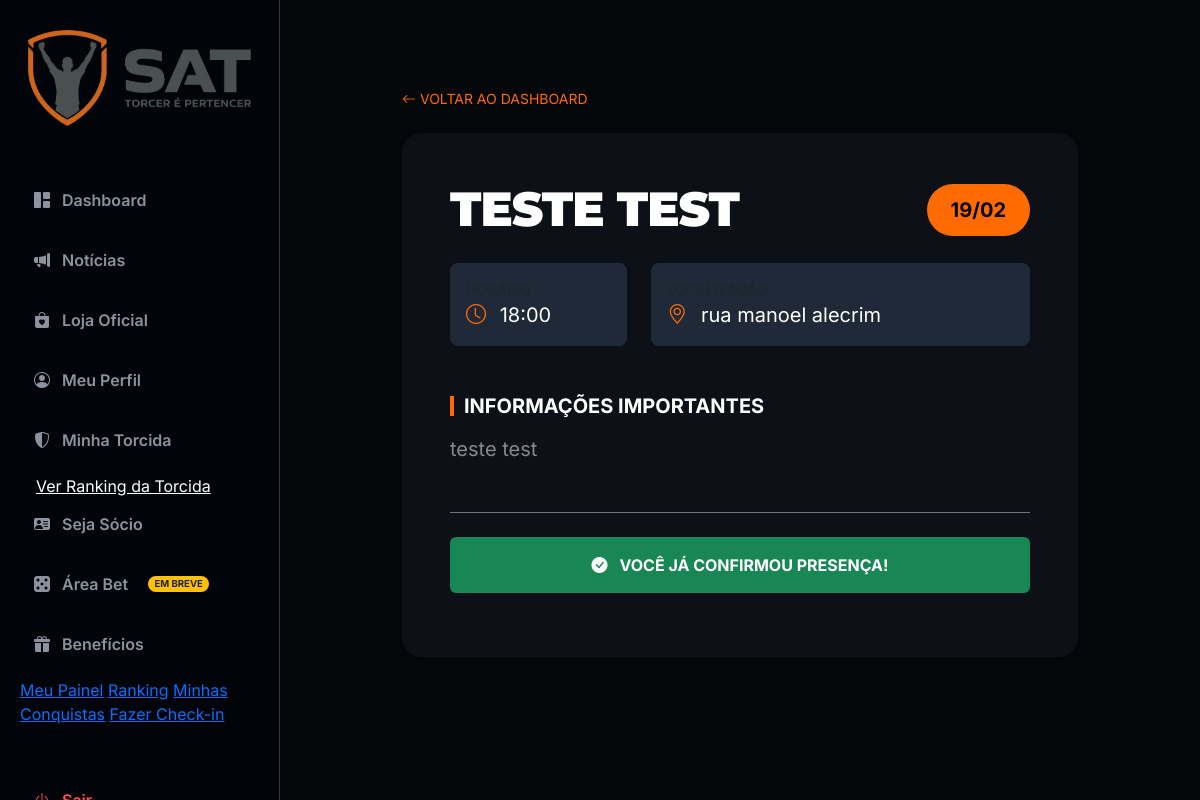
Screenshot of /evento/2/ (signed in) with the database file from the repository.
### organizadas/models.py (models this page shows, shortened)
class Evento(models.Model):
    torcida = models.ForeignKey('Torcida', on_delete=models.CASCADE, related_name='torcida_eventos')
    titulo = models.CharField(max_length=100)
    data_evento = models.DateTimeField()
    local = models.CharField(max_length=255)
    imagem_capa = models.ImageField(upload_to='eventos/', null=True, blank=True)
    informativo = models.TextField(help_text="Texto detalhado sobre o evento", blank=True)

### accounts/views.py (the view)
# urls.py: path('evento/<int:evento_id>/', views.detalhe_evento, name='detalhe_evento'),
@login_required
def detalhe_evento(request, evento_id):
    evento = get_object_or_404(Evento, id=evento_id)
    confirmado = Presenca.objects.filter(user=request.user, evento=evento).exists()
    perfil_game, _ = PerfilGamificacao.objects.get_or_create(user=request.user)
    cor_tema = "#ff6b00"
    if perfil_game.nivel:
        cor_tema = perfil_game.nivel.cor_tema
    context = {
        'evento': evento,
        'confirmado': confirmado,
        'cor_tema': cor_tema, # Agora garantimos que nunca será None
    }
    return render(request, 'detalhe_evento.html', context)

### templates/detalhe_evento.html (shortened to what this page needs)
{% extends "base.html" %}
{% block content %}
<div class="container py-5">
    <div class="row justify-content-center">
        <div class="col-lg-10">
            <a href="{% url 'dashboard' %}" class="text-decoration-none small mb-4 d-block" style="color: {{ cor_tema }};">
                <i class="bi bi-arrow-left"></i> VOLTAR AO DASHBOARD
            </a>
            <div class="sat-card p-0 overflow-hidden border-0 shadow-lg" style="background: #111827;">
                <div class="p-5">
                    <div class="d-flex justify-content-between align-items-center mb-4">
                        <h1 class="text-white fw-black m-0 display-5">{{ evento.titulo|upper }}</h1>
                        <span class="badge p-3 px-4 fs-5 rounded-pill" style="background-color: {{ cor_tema }}; color: #000;">
                            {{ evento.data_evento|date:"d/m" }}
                        </span>
                    </div>
                    <div class="row g-4 mb-5">
                        <div class="col-md-4">
                            <div class="p-3 rounded-3" style="background: #1f2937;">
                                <small class="text-muted d-block text-uppercase fw-bold">Horário</small>
                                <span class="text-white fs-5"><i class="bi bi-clock me-2" style="color: {{ cor_tema }};"></i> {{ evento.data_evento|date:"H:i" }}</span>
                            </div>
                        </div>
                        <div class="col-md-8">
                            <div class="p-3 rounded-3" style="background: #1f2937;">
                                <small class="text-muted d-block text-uppercase fw-bold">Localização</small>
                                <span class="text-white fs-5"><i class="bi bi-geo-alt me-2" style="color: {{ cor_tema }};"></i> {{ evento.local }}</span>
                            </div>
                        </div>
                    </div>
                    <div class="informativo-section">
                        <h5 class="text-white fw-bold mb-3 d-flex align-items-center">
                            <span style="width: 4px; height: 20px; background: {{ cor_tema }}; display: inline-block; margin-right: 10px;"></span>
                            INFORMAÇÕES IMPORTANTES
                        </h5>
                        <div class="text-white-50 leading-relaxed fs-5">
                            {{ evento.informativo|linebreaks|default:"Nenhum informativo adicional cadastrado para este evento." }}
                        </div>
                    </div>
                    <div class="mt-5 pt-4 border-top border-secondary text-center">
                        {% if confirmado %}
                            <div class="alert alert-success bg-success text-white border-0 py-3 fw-bold">
                                <i class="bi bi-check-circle-fill me-2"></i> VOCÊ JÁ CONFIRMOU PRESENÇA!
                            </div>
                        {% else %}
                            <button class="btn btn-lg w-100 py-3 fw-black btn-confirmar"
                                    style="background-color: {{ cor_tema }}; color: #000; border-radius: 12px;"
                                    data-id="{{ evento.id }}">
                                CONFIRMAR PRESENÇA E GANHAR XP
                            </button>
                        {% endif %}
                    </div>
                </div>
            </div>
        </div>
    </div>
</div>
{% endblock %}

### templates/base.html (style rules this page uses)
:root { --sat-orange: #ff6b00; --sat-bg: #05070a; --sat-card: #0d1117; --sat-border: #30363d; }
body { background: var(--sat-bg); color: #ffffff; font-family: 'Inter', sans-serif; display: flex; margin: 0; }
.sat-card { background: var(--sat-card) !important; border-radius: 20px; border: 1px solid var(--sat-border); padding: 30px; backdrop-filter: none !important; opacity: 1 !important; }
.fw-black { font-family: 'Montserrat', sans-serif; font-weight: 900; text-transform: uppercase; letter-spacing: -1px; }

### rows the page displays
Evento: titulo "TESTE TEST", data_evento "19/02", data_evento "18:00", local "rua manoel alecrim", informativo "teste test"
